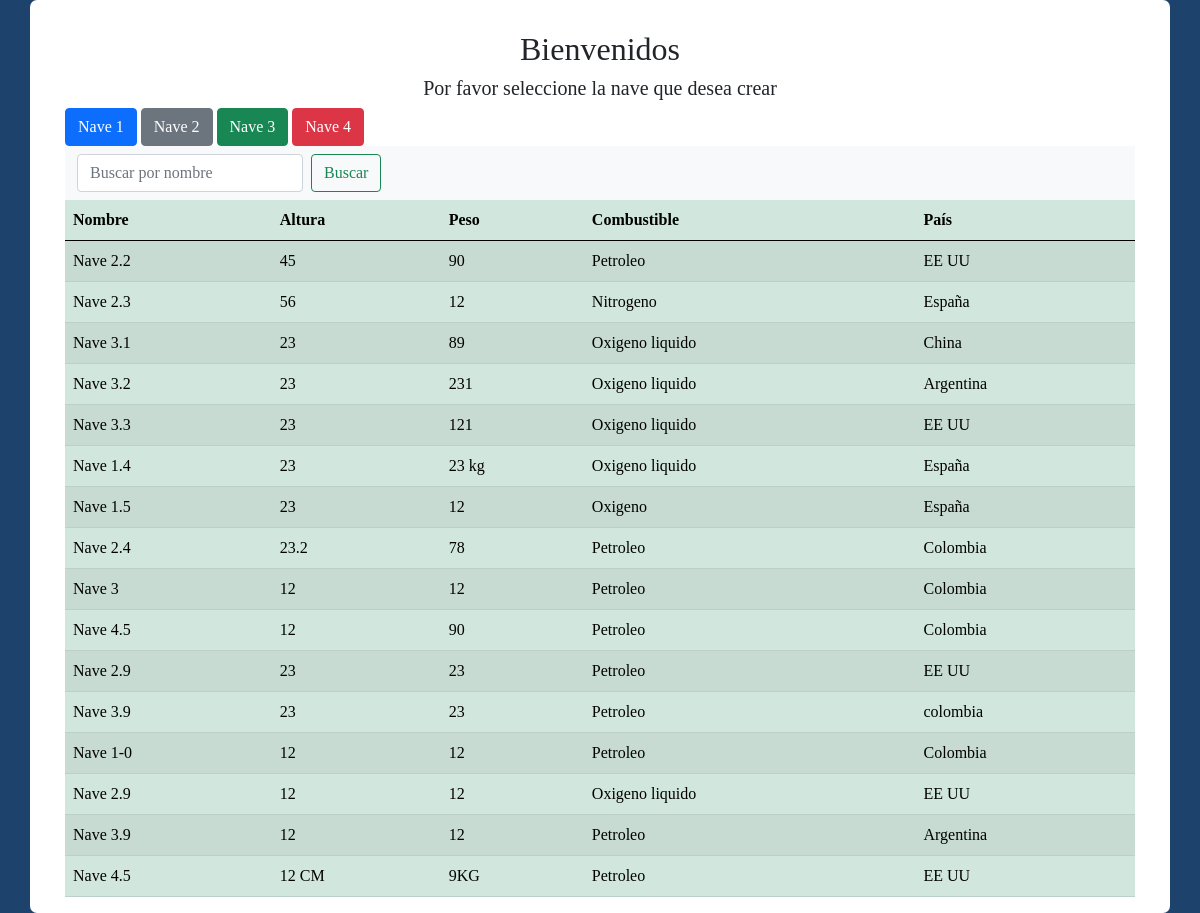
The page / on the database its author committed.
### tables this page shows
CREATE TABLE `vehiculos` (
  `idVehiculos` int(11) NOT NULL,
  `nombre` text NOT NULL,
  `altura` varchar(30) NOT NULL,
  `peso` varchar(20) NOT NULL,
  `combustible` text NOT NULL,
  `pais` text NOT NULL,
  `idRelacionVehiculo` varchar(200) NOT NULL
);

### index.php (the view, shortened to what this page needs)
<!DOCTYPE html>
<html lang="en">
<head>
    <link href="https://cdn.jsdelivr.net/npm/bootstrap@5.0.2/dist/css/bootstrap.min.css" rel="stylesheet">
    <link rel="stylesheet" href="Estilos/style.css">
</head>
<body>
    <div class="container">
        <h2>Bienvenidos</h2>
        <h5>Por favor seleccione la nave que desea crear</h5>
        <a type="button" class="btn btn-primary" href="Vista/Nave1.php">Nave 1</a>
        <a type="button" class="btn btn-secondary" href="Vista/Nave2.php">Nave 2</a>
        <a type="button" class="btn btn-success" href="Vista/Nave3.php">Nave 3</a>
        <a type="button" class="btn btn-danger" href="Vista/Nave4.php">Nave 4</a>
        <nav class="navbar navbar-expand-lg navbar-light bg-light">
            <div class="container-fluid">
                <form action="<?=$_SERVER['PHP_SELF']?>" method="POST" class="d-flex">
                    <input class="form-control me-2" type="search" placeholder="Buscar por nombre" aria-label="Search" name="nombre"required>
                    <button class="btn btn-outline-success" name="buscar" id="buscar" type="submit">Buscar</button>
                </form>
            </div>
        </nav>
        <table class="table table-success table-striped">
            <thead>
                <tr>
                    <th scope="col">Nombre</th>
                    <th scope="col">Altura</th>
                    <th scope="col">Peso</th>
                    <th scope="col">Combustible</th>
                    <th scope="col">País</th>
                </tr>
            </thead>
            <tbody>
                <?php
                    if(isset($_POST['buscar'])){
                        $nombre = $_POST['nombre'];
                        if (!empty($_POST['nombre'])){
                            $consultaSQL="SELECT * FROM vehiculos WHERE nombre like '%".$nombre."%'";
                        }
                        $conexionBD=conectarBD();
                        $resultado = $conexionBD->query($consultaSQL);
                        while($filas=$resultado->fetch()){
                            ?>
                            <tr>
                                <td><?php echo($filas["nombre"]);?></td>
                                <td><?php echo($filas["altura"]);?></td>
                                <td><?php echo($filas["peso"]);?></td>
                                <td><?php echo($filas["combustible"]);?></td>
                                <td><?php echo($filas["pais"]);?></td>
                            </tr>
                            <?php
                        }
                    }else{
                        $conexionBD=conectarBD();
                        $consultaSQL = "SELECT * FROM vehiculos";
                        $resultado = $conexionBD->query($consultaSQL);
                        while($filas=$resultado->fetch()){
                            ?>
                            <tr>
                                <td><?php echo($filas["nombre"]);?></td>
                                <td><?php echo($filas["altura"]);?></td>
                                <td><?php echo($filas["peso"]);?></td>
                                <td><?php echo($filas["combustible"]);?></td>
                                <td><?php echo($filas["pais"]);?></td>
                            </tr>
                       <?php
                        }
                    }
                    ?>
            </tbody>
        </table>
    </div>
</body>
</html>

### Estilos/style.css (style rules this page uses)
* { margin: 0; padding: 0; outline: none; font-family: serif; }
body { display: flex; align-items: center; justify-content: center; min-height: 100vh; background: #1d436d; background-position: center; background-size: cover; background-repeat: no-repeat; }
.container { width: 1800px; background: white; border-radius: 7px; padding: 30px 35px 0 35px; }
h2 { text-align: center; }
h5 { text-align: center; }

### rows shown on the page
vehiculos: nombre "Nave 2.2", altura "45", peso "90", combustible "Petroleo", pais "EE UU"
vehiculos: nombre "Nave 2.3", altura "56", peso "12", combustible "Nitrogeno", pais "España"
vehiculos: nombre "Nave 3.1", altura "23", peso "89", combustible "Oxigeno liquido", pais "China"
vehiculos: nombre "Nave 3.2", altura "23", peso "231", combustible "Oxigeno liquido", pais "Argentina"
vehiculos: nombre "Nave 3.3", altura "23", peso "121", combustible "Oxigeno liquido", pais "EE UU"
vehiculos: nombre "Nave 1.4", altura "23", peso "23 kg", combustible "Oxigeno liquido", pais "España"
vehiculos: nombre "Nave 1.5", altura "23", peso "12", combustible "Oxigeno", pais "España"
vehiculos: nombre "Nave 2.4", altura "23.2", peso "78", combustible "Petroleo", pais "Colombia"
vehiculos: nombre "Nave 3", altura "12", peso "12", combustible "Petroleo", pais "Colombia"
vehiculos: nombre "Nave 4.5", altura "12", peso "90", combustible "Petroleo", pais "Colombia"
vehiculos: nombre "Nave 2.9", altura "23", peso "23", combustible "Petroleo", pais "EE UU"
vehiculos: nombre "Nave 3.9", altura "23", peso "23", combustible "Petroleo", pais "colombia"
vehiculos: nombre "Nave 1-0", altura "12", peso "12", combustible "Petroleo", pais "Colombia"
vehiculos: nombre "Nave 2.9", altura "12", peso "12", combustible "Oxigeno liquido", pais "EE UU"
vehiculos: nombre "Nave 3.9", altura "12", peso "12", combustible "Petroleo", pais "Argentina"
vehiculos: nombre "Nave 4.5", altura "12 CM", peso "9KG", combustible "Petroleo", pais "EE UU"
